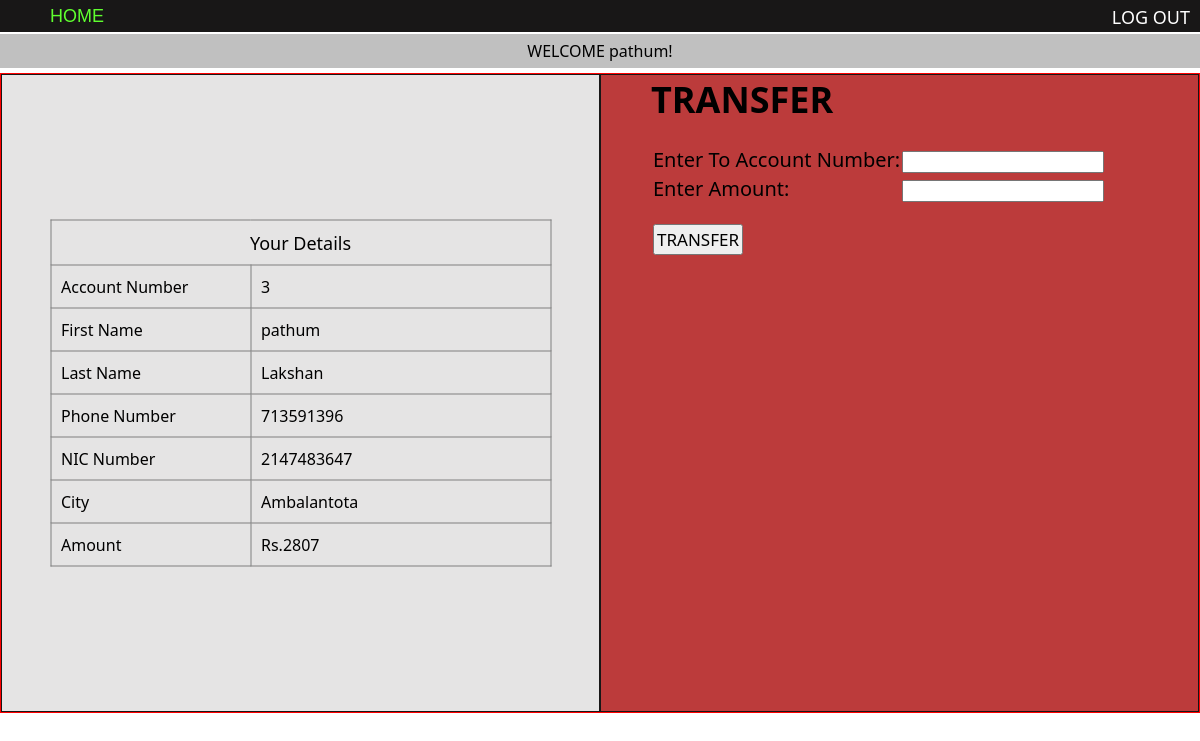
The page /user/user.php (signed in) on the database its author committed.
### tables this page shows
CREATE TABLE `customer_bank` (
  `accno` int(10) NOT NULL,
  `fname` varchar(50) NOT NULL,
  `lname` varchar(100) NOT NULL,
  `telno` int(10) NOT NULL,
  `nicno` int(12) NOT NULL,
  `city` varchar(50) NOT NULL,
  `password` varchar(50) NOT NULL,
  `amount` int(255) NOT NULL
);

### user/user.php (the view)
<?php require_once('inc/header.php')?>
<?php require_once('inc/connect.php')?>
<?php
    $query = "SELECT accno,fname,lname,telno,nicno,city,amount FROM customer_bank";
    $result = mysqli_query($conn,$query);
    $X = $_SESSION['user_id'];
    if($result){
        while($record = mysqli_fetch_assoc($result)){
            if( $X == $record['accno']){
                $FN = $record['fname'];
                $LN = $record['lname'];
                $AN = $record['accno'];
                $PN = $record['telno'];
                $NIC = $record['nicno'];
                $CITY = $record['city'];
                $AMNT = $record['amount'];
                break;
            }else{
            }
        }
    }else{
        echo"Failed";
    }
?>
<div class="body">
    <section id="lefts">
        <table border="1">
            <tr>
                <td colspan="2" style="text-align:center; font-size:18px;">Your Details</td>
            </tr>
            <tr>
                <td>Account Number</td>
                <td><?php echo $AN?></td>
            </tr>
            <tr>
                <td>First Name</td>
                <td><?php echo $FN?></td>
            </tr>
            <tr>
                <td>Last Name</td>
                <td><?php echo $LN?></td>
            </tr>
            <tr>
                <td>Phone Number</td>
                <td><?php echo $PN?></td>
            </tr>
            <tr>
                <td>NIC Number</td>
                <td><?php echo $NIC?></td>
            </tr>
            <tr>
                <td>City</td>
                <td><?php echo $CITY?></td>
            </tr>
            <tr>
                <td>Amount</td>
                <td><?php echo "Rs.",$AMNT?></td>
            </tr>
        </table>
    </section>
    <section id="rights">
        <h2 id="topic">TRANSFER</h2>
        <form action="inc/transfer.php" method="post">
            <table>
                <tr>
                    <td>Enter To Account Number:</td>
                    <td><input type="text" name="ToAcc"></td>
                </tr>
                <tr>
                    <td>Enter Amount:</td>
                    <td><input type="text" name="ToAmnt"></td>
                </tr>
                <tr>
                    <td><input type="submit" id="btn" value="TRANSFER"></td>
                </tr>
            </table>
        </form>
    </section>
</div>

### user/css/style.css (style rules this page uses)
* { box-sizing: border-box; font-family: 'Segoe UI', Tahoma, Geneva, Verdana, sans-serif; margin: 0; padding: 0; }
#btn { font-size: 3vh; font-weight: 400; cursor: pointer; }
.body { border: 1px solid red; display: inline-block; width: 100%; height: 80vh; }
.body section { border: 1px solid rgb(24, 23, 23); float: left; height: 100%; }
#lefts { width: 50%; background-color: #c4c2c271; }
#lefts table { border-collapse: collapse; position: relative; left: 50%; top: 50%; transform: translateX(-50%) translateY(-50%); }
#lefts table td:first-child { padding: 10px; width: 200px; }
#lefts table td:last-child { padding: 10px; width: 300px; }
#rights { width: 50%; background-color: #b93030f1; display: flow-root; padding-left: 50PX; }
#rights table { margin: 20px 0 10px 0; }
#rights table td { font-size: 20px; font-weight: 300; }
#topic { font-size: 3vw; }
#btn { cursor: pointer; font-size: 17px; padding: 2px; margin-top: 20px; }

### rows shown on the page
customer_bank: accno "3", fname "pathum", lname "Lakshan", telno "713591396", nicno "2147483647", city "Ambalantota", amount "2807"

### other values the page prints
$_SESSION['user_fname'] "pathum"
